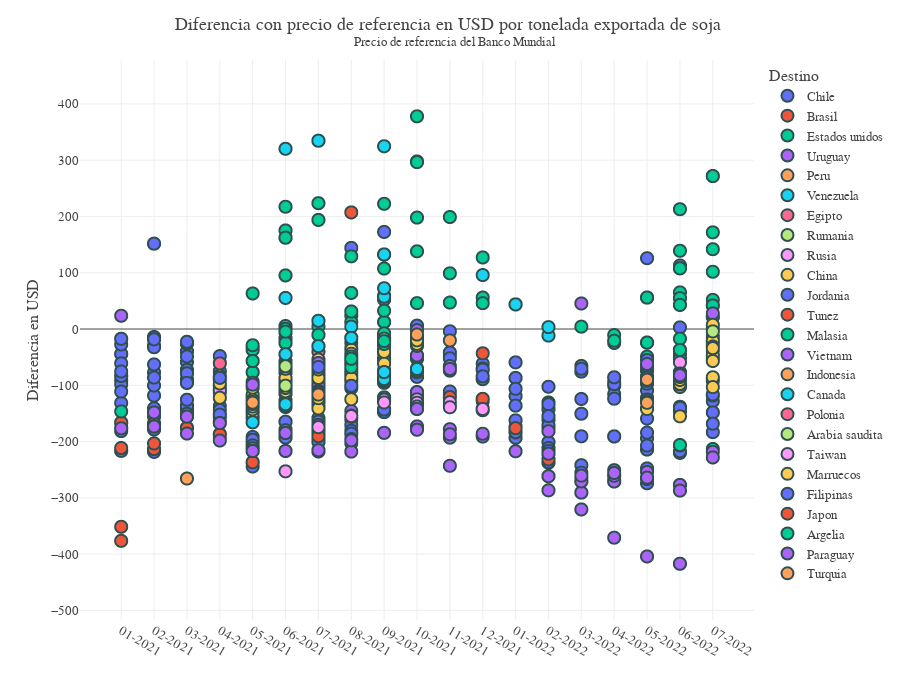

Notebook source saved alongside this figure:
### Code cell
plot_precio('diferencia_ref','pais_descri','soja')

### Figure 1 — Plotly figure (JSON) as saved in the notebook; plotly's stock layout.template omitted (floating-point values rounded to 4 significant figures; data arrays with more than 128 entries replaced by an {"elided": "..."} marker saying what was removed)
{"data": [{"customdata": {"elided": "399x6 mixed values"}, "hovertemplate": "Destino=%{customdata[0]}<br>Fecha=%{x}<br>Spread=%{y}<br>Kg=%{customdata[1]}<br>Precio=%{customdata[2]}<br>Fob=%{customdata[3]}<br>Precio de referencia=%{customdata[4]}<br>Exportador=%{customdata[5]}<extra></extra>", "legendgroup": "Chile", "marker": {"color": "#636efa", "line": {"color": "DarkSlateGrey", "width": 2}, "size": 12, "symbol": "circle"}, "mode": "markers", "name": "Chile", "showlegend": true, "type": "scattergl", "x": {"elided": "399 str values"}, "xaxis": "x", "y": {"elided": "399 float values"}, "yaxis": "y"}, {"customdata": {"elided": "61x6 mixed values"}, "hovertemplate": "Destino=%{customdata[0]}<br>Fecha=%{x}<br>Spread=%{y}<br>Kg=%{customdata[1]}<br>Precio=%{customdata[2]}<br>Fob=%{customdata[3]}<br>Precio de referencia=%{customdata[4]}<br>Exportador=%{customdata[5]}<extra></extra>", "legendgroup": "Brasil", "marker": {"color": "#EF553B", "line": {"color": "DarkSlateGrey", "width": 2}, "size": 12, "symbol": "circle"}, "mode": "markers", "name": "Brasil", "showlegend": true, "type": "scattergl", "x": ["01-2021", "01-2021", "01-2021", "01-2021", "01-2021", "01-2021", "01-2021", "01-2021", "02-2021", "02-2021", "02-2021", "02-2021", "02-2021", "02-2021", "02-2021", "02-2021", "02-2021", "02-2021", "02-2021", "02-2021", "03-2021", "03-2021", "03-2021", "03-2021", "03-2021", "03-2021", "03-2021", "03-2021", "03-2021", "03-2021", "04-2021", "04-2021", "04-2021", "04-2021", "04-2021", "04-2021", "04-2021", "05-2021", "05-2021", "05-2021", "05-2021", "07-2021", "07-2021", "11-2021", "11-2021", "11-2021", "11-2021", "12-2021", "12-2021", "12-2021", "01-2022", "01-2022", "01-2022", "02-2022", "02-2022", "03-2022", "03-2022", "03-2022", "04-2022", "04-2022", "04-2022"], "xaxis": "x", "y": [-351.4, -376.4, -166.4, -166.4, -166.4, -211.4, -166.4, -166.4, -213.3, -213.3, -168.3, -168.3, -168.3, -168.3, -168.3, -168.3, -203.3, -168.3, -168.3, -168.3, -175.7, -175.7, -175.7, -175.7, -175.7, -175.7, -175.7, -175.7, -175.7, -175.7, -187.1, -187.1, -187.1, -187.1, -187.1, -187.1, -187.1, -236.8, -236.8, -236.8, -236.8, -190.4, -190.4, -121, -121, -121, -121, -43.1, -124.1, -124.1, -176.2, -176.2, -176.2, -231.6, -231.6, -290.6, -270.6, -270.6, -270.8, -270.8, -270.8], "yaxis": "y"}, {"customdata": {"elided": "169x6 mixed values"}, "hovertemplate": "Destino=%{customdata[0]}<br>Fecha=%{x}<br>Spread=%{y}<br>Kg=%{customdata[1]}<br>Precio=%{customdata[2]}<br>Fob=%{customdata[3]}<br>Precio de referencia=%{customdata[4]}<br>Exportador=%{customdata[5]}<extra></extra>", "legendgroup": "Estados unidos", "marker": {"color": "#00cc96", "line": {"color": "DarkSlateGrey", "width": 2}, "size": 12, "symbol": "circle"}, "mode": "markers", "name": "Estados unidos", "showlegend": true, "type": "scattergl", "x": {"elided": "169 str values"}, "xaxis": "x", "y": {"elided": "169 float values"}, "yaxis": "y"}, {"customdata": {"elided": "132x6 mixed values"}, "hovertemplate": "Destino=%{customdata[0]}<br>Fecha=%{x}<br>Spread=%{y}<br>Kg=%{customdata[1]}<br>Precio=%{customdata[2]}<br>Fob=%{customdata[3]}<br>Precio de referencia=%{customdata[4]}<br>Exportador=%{customdata[5]}<extra></extra>", "legendgroup": "Uruguay", "marker": {"color": "#ab63fa", "line": {"color": "DarkSlateGrey", "width": 2}, "size": 12, "symbol": "circle"}, "mode": "markers", "name": "Uruguay", "showlegend": true, "type": "scattergl", "x": {"elided": "132 str values"}, "xaxis": "x", "y": {"elided": "132 float values"}, "yaxis": "y"}, {"customdata": [["Peru", 112000, 320, 35840, 585.7, "e & m s.r.l."], ["Peru", 14310770, 496.9, 7111169, 585.8, "aceitera general deheza s.a."], ["Peru", 13739280, 522.3, 7176000.0, 557.6, "aceitera general deheza s.a."], ["Peru", 6800000, 539.5, 3668760, 552, "bunge argentina s a"], ["Peru", 7000000, 541, 3787000, 552, "chs de argentina s.a."]], "hovertemplate": "Destino=%{customdata[0]}<br>Fecha=%{x}<br>Spread=%{y}<br>Kg=%{customdata[1]}<br>Precio=%{customdata[2]}<br>Fob=%{customdata[3]}<br>Precio de referencia=%{customdata[4]}<br>Exportador=%{customdata[5]}<extra></extra>", "legendgroup": "Peru", "marker": {"color": "#FFA15A", "line": {"color": "DarkSlateGrey", "width": 2}, "size": 12, "symbol": "circle"}, "mode": "markers", "name": "Peru", "showlegend": true, "type": "scattergl", "x": ["03-2021", "08-2021", "09-2021", "10-2021", "10-2021"], "xaxis": "x", "y": [-265.7, -88.9, -35.3, -12.4, -11], "yaxis": "y"}, {"customdata": [["Venezuela", 10996265, 508, 5586000.0, 597.1, "cargill sociedad anonima comercial e industrial"]], "hovertemplate": "Destino=%{customdata[0]}<br>Fecha=%{x}<br>Spread=%{y}<br>Kg=%{customdata[1]}<br>Precio=%{customdata[2]}<br>Fob=%{customdata[3]}<br>Precio de referencia=%{customdata[4]}<br>Exportador=%{customdata[5]}<extra></extra>", "legendgroup": "Venezuela", "marker": {"color": "#19d3f3", "line": {"color": "DarkSlateGrey", "width": 2}, "size": 12, "symbol": "circle"}, "mode": "markers", "name": "Venezuela", "showlegend": true, "type": "scattergl", "x": ["04-2021"], "xaxis": "x", "y": [-89.1], "yaxis": "y"}, {"customdata": {"elided": "28x6 mixed values"}, "hovertemplate": "Destino=%{customdata[0]}<br>Fecha=%{x}<br>Spread=%{y}<br>Kg=%{customdata[1]}<br>Precio=%{customdata[2]}<br>Fob=%{customdata[3]}<br>Precio de referencia=%{customdata[4]}<br>Exportador=%{customdata[5]}<extra></extra>", "legendgroup": "Egipto", "marker": {"color": "#FF6692", "line": {"color": "DarkSlateGrey", "width": 2}, "size": 12, "symbol": "circle"}, "mode": "markers", "name": "Egipto", "showlegend": true, "type": "scattergl", "x": ["04-2021", "04-2021", "04-2021", "04-2021", "04-2021", "04-2021", "04-2021", "04-2021", "05-2021", "05-2021", "05-2021", "05-2021", "05-2021", "05-2021", "05-2021", "05-2021", "06-2021", "06-2021", "06-2021", "06-2021", "06-2021", "06-2021", "06-2021", "07-2021", "07-2021", "07-2021", "08-2021", "08-2021"], "xaxis": "x", "y": [-88.2, -90.1, -61.1, -88.1, -110.1, -84.4, -99.2, -90.8, -130.8, -132.8, -118.6, -133.8, -132, -129.3, -131.2, -126.4, -99.1, -77.4, -95.6, -100.2, -108.1, -61.2, -135.7, -127.9, -40.3, -110, -48.5, -52.4], "yaxis": "y"}, {"customdata": [["Rumania", 10153000, 514, 5218642, 597.1, "amaggi argentina s.a."]], "hovertemplate": "Destino=%{customdata[0]}<br>Fecha=%{x}<br>Spread=%{y}<br>Kg=%{customdata[1]}<br>Precio=%{customdata[2]}<br>Fob=%{customdata[3]}<br>Precio de referencia=%{customdata[4]}<br>Exportador=%{customdata[5]}<extra></extra>", "legendgroup": "Rumania", "marker": {"color": "#B6E880", "line": {"color": "DarkSlateGrey", "width": 2}, "size": 12, "symbol": "circle"}, "mode": "markers", "name": "Rumania", "showlegend": true, "type": "scattergl", "x": ["04-2021"], "xaxis": "x", "y": [-83.1], "yaxis": "y"}, {"customdata": [["Rusia", 24705000, 488, 12056040, 597.1, "mirgor sa c i f i a"], ["Rusia", 26982010, 478.9, 12920000.0, 614.7, "mirgor sa c i f i a"], ["Rusia", 23580000, 490.1, 11557592, 600.4, "mirgor sa c i f i a"], ["Rusia", 25297000, 522.4, 13214895, 585.8, "mirgor sa c i f i a"], ["Rusia", 15800000, 540.7, 8543145, 557.6, "mirgor sa c i f i a"], ["Rusia", 14556300, 513.5, 7475000.0, 557.6, "mirgor sa c i f i a"], ["Rusia", 28370000, 634, 17986580, 737.1, "mirgor sa c i f i a"]], "hovertemplate": "Destino=%{customdata[0]}<br>Fecha=%{x}<br>Spread=%{y}<br>Kg=%{customdata[1]}<br>Precio=%{customdata[2]}<br>Fob=%{customdata[3]}<br>Precio de referencia=%{customdata[4]}<br>Exportador=%{customdata[5]}<extra></extra>", "legendgroup": "Rusia", "marker": {"color": "#FF97FF", "line": {"color": "DarkSlateGrey", "width": 2}, "size": 12, "symbol": "circle"}, "mode": "markers", "name": "Rusia", "showlegend": true, "type": "scattergl", "x": ["04-2021", "06-2021", "07-2021", "08-2021", "09-2021", "09-2021", "06-2022"], "xaxis": "x", "y": [-109.1, -135.8, -110.3, -63.4, -16.8, -44, -103.1], "yaxis": "y"}, {"customdata": {"elided": "150x6 mixed values"}, "hovertemplate": "Destino=%{customdata[0]}<br>Fecha=%{x}<br>Spread=%{y}<br>Kg=%{customdata[1]}<br>Precio=%{customdata[2]}<br>Fob=%{customdata[3]}<br>Precio de referencia=%{customdata[4]}<br>Exportador=%{customdata[5]}<extra></extra>", "legendgroup": "China", "marker": {"color": "#FECB52", "line": {"color": "DarkSlateGrey", "width": 2}, "size": 12, "symbol": "circle"}, "mode": "markers", "name": "China", "showlegend": true, "type": "scattergl", "x": {"elided": "150 str values"}, "xaxis": "x", "y": {"elided": "150 float values"}, "yaxis": "y"}, {"customdata": [["Jordania", 11000000, 510.4, 5614100, 597.1, "bunge argentina s a"]], "hovertemplate": "Destino=%{customdata[0]}<br>Fecha=%{x}<br>Spread=%{y}<br>Kg=%{customdata[1]}<br>Precio=%{customdata[2]}<br>Fob=%{customdata[3]}<br>Precio de referencia=%{customdata[4]}<br>Exportador=%{customdata[5]}<extra></extra>", "legendgroup": "Jordania", "marker": {"color": "#636efa", "line": {"color": "DarkSlateGrey", "width": 2}, "size": 12, "symbol": "circle"}, "mode": "markers", "name": "Jordania", "showlegend": true, "type": "scattergl", "x": ["04-2021"], "xaxis": "x", "y": [-86.8], "yaxis": "y"}, {"customdata": [["Tunez", 5500000, 517, 2843500, 646.8, "bunge argentina s a"]], "hovertemplate": "Destino=%{customdata[0]}<br>Fecha=%{x}<br>Spread=%{y}<br>Kg=%{customdata[1]}<br>Precio=%{customdata[2]}<br>Fob=%{customdata[3]}<br>Precio de referencia=%{customdata[4]}<br>Exportador=%{customdata[5]}<extra></extra>", "legendgroup": "Tunez", "marker": {"color": "#EF553B", "line": {"color": "DarkSlateGrey", "width": 2}, "size": 12, "symbol": "circle"}, "mode": "markers", "name": "Tunez", "showlegend": true, "type": "scattergl", "x": ["05-2021"], "xaxis": "x", "y": [-129.8], "yaxis": "y"}, {"customdata": [["Malasia", 9570000, 517, 4948000.0, 646.8, "viterra argentina s.a."], ["Malasia", 21846000, 515.8, 11267704, 646.8, "ldc argentina s.a."], ["Malasia", 19828000, 485, 9616580, 600.4, "amaggi argentina s.a."], ["Malasia", 20941000, 537, 11245317, 585.8, "amaggi argentina s.a."], ["Malasia", 20316000, 531, 10787796, 557.6, "ldc argentina s.a."], ["Malasia", 22000000, 550, 12098974, 557.6, "amaggi argentina s.a."]], "hovertemplate": "Destino=%{customdata[0]}<br>Fecha=%{x}<br>Spread=%{y}<br>Kg=%{customdata[1]}<br>Precio=%{customdata[2]}<br>Fob=%{customdata[3]}<br>Precio de referencia=%{customdata[4]}<br>Exportador=%{customdata[5]}<extra></extra>", "legendgroup": "Malasia", "marker": {"color": "#00cc96", "line": {"color": "DarkSlateGrey", "width": 2}, "size": 12, "symbol": "circle"}, "mode": "markers", "name": "Malasia", "showlegend": true, "type": "scattergl", "x": ["05-2021", "05-2021", "07-2021", "08-2021", "09-2021", "09-2021"], "xaxis": "x", "y": [-129.8, -131, -115.4, -48.8, -26.5, -7.6], "yaxis": "y"}, {"customdata": [["Vietnam", 10317000, 547.9, 5652597, 646.8, "bunge argentina s a"], ["Vietnam", 300000, 540, 162000, 600.4, "s & f global serv sociedad responsabilidad limitada"], ["Vietnam", 26500, 766, 20300.0, 720.6, "bullmark srl"]], "hovertemplate": "Destino=%{customdata[0]}<br>Fecha=%{x}<br>Spread=%{y}<br>Kg=%{customdata[1]}<br>Precio=%{customdata[2]}<br>Fob=%{customdata[3]}<br>Precio de referencia=%{customdata[4]}<br>Exportador=%{customdata[5]}<extra></extra>", "legendgroup": "Vietnam", "marker": {"color": "#ab63fa", "line": {"color": "DarkSlateGrey", "width": 2}, "size": 12, "symbol": "circle"}, "mode": "markers", "name": "Vietnam", "showlegend": true, "type": "scattergl", "x": ["05-2021", "07-2021", "03-2022"], "xaxis": "x", "y": [-98.9, -60.4, 45.4], "yaxis": "y"}, {"customdata": [["Indonesia", 25000000, 516, 12900000, 646.8, "amaggi argentina s.a."], ["Indonesia", 22000000, 483.9, 10646320, 600.4, "adm agro s r l"], ["Indonesia", 10500000, 540, 5670000, 557.6, "bunge argentina s a"], ["Indonesia", 10500000, 542.3, 5694000, 552, "bunge argentina s a"], ["Indonesia", 21951000, 530.9, 11652750, 551, "amaggi argentina s.a."], ["Indonesia", 19363000, 593, 11482259, 724.1, "amaggi argentina s.a."]], "hovertemplate": "Destino=%{customdata[0]}<br>Fecha=%{x}<br>Spread=%{y}<br>Kg=%{customdata[1]}<br>Precio=%{customdata[2]}<br>Fob=%{customdata[3]}<br>Precio de referencia=%{customdata[4]}<br>Exportador=%{customdata[5]}<extra></extra>", "legendgroup": "Indonesia", "marker": {"color": "#FFA15A", "line": {"color": "DarkSlateGrey", "width": 2}, "size": 12, "symbol": "circle"}, "mode": "markers", "name": "Indonesia", "showlegend": true, "type": "scattergl", "x": ["05-2021", "07-2021", "09-2021", "10-2021", "11-2021", "05-2022"], "xaxis": "x", "y": [-130.8, -116.5, -17.5, -9.7, -20.2, -131.1], "yaxis": "y"}, {"customdata": {"elided": "36x6 mixed values"}, "hovertemplate": "Destino=%{customdata[0]}<br>Fecha=%{x}<br>Spread=%{y}<br>Kg=%{customdata[1]}<br>Precio=%{customdata[2]}<br>Fob=%{customdata[3]}<br>Precio de referencia=%{customdata[4]}<br>Exportador=%{customdata[5]}<extra></extra>", "legendgroup": "Canada", "marker": {"color": "#19d3f3", "line": {"color": "DarkSlateGrey", "width": 2}, "size": 12, "symbol": "circle"}, "mode": "markers", "name": "Canada", "showlegend": true, "type": "scattergl", "x": ["05-2021", "05-2021", "06-2021", "06-2021", "06-2021", "06-2021", "06-2021", "06-2021", "07-2021", "07-2021", "07-2021", "07-2021", "08-2021", "08-2021", "08-2021", "08-2021", "08-2021", "08-2021", "08-2021", "09-2021", "09-2021", "09-2021", "09-2021", "09-2021", "09-2021", "09-2021", "09-2021", "09-2021", "09-2021", "10-2021", "12-2021", "01-2022", "01-2022", "01-2022", "02-2022", "02-2022"], "xaxis": "x", "y": [-165.8, -165.8, 55.3, -133.7, -133.7, -44.7, 320.3, -133.7, 334.6, -30.4, 14.6, 334.6, -15.8, 4.2, -15.8, -15.8, -15.8, -15.8, -15.8, 57.5, -76.5, 132.5, -88.9, 324.8, 57.5, 57.5, -76.5, 72.5, -76.5, -71, 95.9, 43.8, 43.8, 43.8, -11.6, 3.4], "yaxis": "y"}, {"customdata": [["Polonia", 9519670, 544, 5179000.0, 614.7, "viterra argentina s.a."]], "hovertemplate": "Destino=%{customdata[0]}<br>Fecha=%{x}<br>Spread=%{y}<br>Kg=%{customdata[1]}<br>Precio=%{customdata[2]}<br>Fob=%{customdata[3]}<br>Precio de referencia=%{customdata[4]}<br>Exportador=%{customdata[5]}<extra></extra>", "legendgroup": "Polonia", "marker": {"color": "#FF6692", "line": {"color": "DarkSlateGrey", "width": 2}, "size": 12, "symbol": "circle"}, "mode": "markers", "name": "Polonia", "showlegend": true, "type": "scattergl", "x": ["06-2021"], "xaxis": "x", "y": [-70.7], "yaxis": "y"}, {"customdata": [["Arabia saudita", 27400000, 514, 14083600, 614.7, "fondomonte south america sa"], ["Arabia saudita", 4346420, 548.6, 2384000.0, 614.7, "cargill sociedad anonima comercial e industrial"], ["Arabia saudita", 30250000, 540.4, 16347295, 557.6, "bunge argentina s a"], ["Arabia saudita", 23650000, 674, 15940100, 678.2, "fondomonte south america sa"]], "hovertemplate": "Destino=%{customdata[0]}<br>Fecha=%{x}<br>Spread=%{y}<br>Kg=%{customdata[1]}<br>Precio=%{customdata[2]}<br>Fob=%{customdata[3]}<br>Precio de referencia=%{customdata[4]}<br>Exportador=%{customdata[5]}<extra></extra>", "legendgroup": "Arabia saudita", "marker": {"color": "#B6E880", "line": {"color": "DarkSlateGrey", "width": 2}, "size": 12, "symbol": "circle"}, "mode": "markers", "name": "Arabia saudita", "showlegend": true, "type": "scattergl", "x": ["06-2021", "06-2021", "09-2021", "07-2022"], "xaxis": "x", "y": [-100.7, -66.1, -17.1, -4.2], "yaxis": "y"}, {"customdata": [["Taiwan", 130720, 361.8, 47290.0, 614.7, "cagnoni walter ernesto"], ["Taiwan", 250000, 426, 106500, 600.4, "s & f global serv sociedad responsabilidad limitada"], ["Taiwan", 250000, 426, 106500, 600.4, "s & f global serv sociedad responsabilidad limitada"], ["Taiwan", 250000, 432, 108000, 585.8, "cagnoni walter ernesto"], ["Taiwan", 125000, 431, 53875, 585.8, "s & f global serv sociedad responsabilidad limitada"], ["Taiwan", 250000, 432, 108000, 557.6, "cagnoni walter ernesto"], ["Taiwan", 498360, 427, 212800.0, 557.6, "cagnoni walter ernesto"], ["Taiwan", 250000, 427, 106750, 552, "cagnoni walter ernesto"], ["Taiwan", 125000, 421, 52625, 552, "cagnoni walter ernesto"], ["Taiwan", 375000, 414.3, 155375, 552, "cagnoni walter ernesto"], ["Taiwan", 250000, 421, 105250, 551, "cagnoni walter ernesto"], ["Taiwan", 250000, 412, 103000, 551, "cagnoni walter ernesto"], ["Taiwan", 503300, 412, 207400.0, 554.1, "cagnoni walter ernesto"], ["Taiwan", 19550000, 677.7, 13249231, 737.1, "amaggi argentina s.a."]], "hovertemplate": "Destino=%{customdata[0]}<br>Fecha=%{x}<br>Spread=%{y}<br>Kg=%{customdata[1]}<br>Precio=%{customdata[2]}<br>Fob=%{customdata[3]}<br>Precio de referencia=%{customdata[4]}<br>Exportador=%{customdata[5]}<extra></extra>", "legendgroup": "Taiwan", "marker": {"color": "#FF97FF", "line": {"color": "DarkSlateGrey", "width": 2}, "size": 12, "symbol": "circle"}, "mode": "markers", "name": "Taiwan", "showlegend": true, "type": "scattergl", "x": ["06-2021", "07-2021", "07-2021", "08-2021", "08-2021", "09-2021", "09-2021", "10-2021", "10-2021", "10-2021", "11-2021", "11-2021", "12-2021", "06-2022"], "xaxis": "x", "y": [-252.9, -174.4, -174.4, -153.8, -154.8, -125.5, -130.5, -125, -131, -137.6, -130, -139, -142.1, -59.3], "yaxis": "y"}, {"customdata": [["Marruecos", 9137000, 528.8, 4831000.0, 600.4, "molinos agro s.a."]], "hovertemplate": "Destino=%{customdata[0]}<br>Fecha=%{x}<br>Spread=%{y}<br>Kg=%{customdata[1]}<br>Precio=%{customdata[2]}<br>Fob=%{customdata[3]}<br>Precio de referencia=%{customdata[4]}<br>Exportador=%{customdata[5]}<extra></extra>", "legendgroup": "Marruecos", "marker": {"color": "#FECB52", "line": {"color": "DarkSlateGrey", "width": 2}, "size": 12, "symbol": "circle"}, "mode": "markers", "name": "Marruecos", "showlegend": true, "type": "scattergl", "x": ["07-2021"], "xaxis": "x", "y": [-71.7], "yaxis": "y"}, {"customdata": [["Filipinas", 9880000, 533, 5266040, 600.4, "ldc argentina s.a."], ["Filipinas", 10070000, 485, 4883950, 585.8, "ldc argentina s.a."], ["Filipinas", 10454000, 669, 6993726, 724.1, "bunge argentina s a"], ["Filipinas", 5000000, 657.7, 3288600, 724.1, "agrofina s a"], ["Filipinas", 5406000, 637.9, 3449000.0, 724.1, "viterra argentina s.a."]], "hovertemplate": "Destino=%{customdata[0]}<br>Fecha=%{x}<br>Spread=%{y}<br>Kg=%{customdata[1]}<br>Precio=%{customdata[2]}<br>Fob=%{customdata[3]}<br>Precio de referencia=%{customdata[4]}<br>Exportador=%{customdata[5]}<extra></extra>", "legendgroup": "Filipinas", "marker": {"color": "#636efa", "line": {"color": "DarkSlateGrey", "width": 2}, "size": 12, "symbol": "circle"}, "mode": "markers", "name": "Filipinas", "showlegend": true, "type": "scattergl", "x": ["07-2021", "08-2021", "05-2022", "05-2022", "05-2022"], "xaxis": "x", "y": [-67.4, -100.8, -55.1, -66.4, -86.2], "yaxis": "y"}, {"customdata": [["Japon", 51000, 793, 40443, 585.8, "luis a ducret y cia s a"]], "hovertemplate": "Destino=%{customdata[0]}<br>Fecha=%{x}<br>Spread=%{y}<br>Kg=%{customdata[1]}<br>Precio=%{customdata[2]}<br>Fob=%{customdata[3]}<br>Precio de referencia=%{customdata[4]}<br>Exportador=%{customdata[5]}<extra></extra>", "legendgroup": "Japon", "marker": {"color": "#EF553B", "line": {"color": "DarkSlateGrey", "width": 2}, "size": 12, "symbol": "circle"}, "mode": "markers", "name": "Japon", "showlegend": true, "type": "scattergl", "x": ["08-2021"], "xaxis": "x", "y": [207.2], "yaxis": "y"}, {"customdata": [["Argelia", 10000000, 517.9, 5178700, 585.8, "lartirigoyen y cia s a"], ["Argelia", 34000000, 532.9, 18117690, 585.8, "viterra argentina s.a."], ["Argelia", 46200000, 536, 24763200, 557.6, "adm agro s r l"]], "hovertemplate": "Destino=%{customdata[0]}<br>Fecha=%{x}<br>Spread=%{y}<br>Kg=%{customdata[1]}<br>Precio=%{customdata[2]}<br>Fob=%{customdata[3]}<br>Precio de referencia=%{customdata[4]}<br>Exportador=%{customdata[5]}<extra></extra>", "legendgroup": "Argelia", "marker": {"color": "#00cc96", "line": {"color": "DarkSlateGrey", "width": 2}, "size": 12, "symbol": "circle"}, "mode": "markers", "name": "Argelia", "showlegend": true, "type": "scattergl", "x": ["08-2021", "08-2021", "09-2021"], "xaxis": "x", "y": [-67.9, -52.9, -21.5], "yaxis": "y"}, {"customdata": {"elided": "29x6 mixed values"}, "hovertemplate": "Destino=%{customdata[0]}<br>Fecha=%{x}<br>Spread=%{y}<br>Kg=%{customdata[1]}<br>Precio=%{customdata[2]}<br>Fob=%{customdata[3]}<br>Precio de referencia=%{customdata[4]}<br>Exportador=%{customdata[5]}<extra></extra>", "legendgroup": "Paraguay", "marker": {"color": "#ab63fa", "line": {"color": "DarkSlateGrey", "width": 2}, "size": 12, "symbol": "circle"}, "mode": "markers", "name": "Paraguay", "showlegend": true, "type": "scattergl", "x": ["10-2021", "02-2022", "02-2022", "02-2022", "03-2022", "03-2022", "03-2022", "03-2022", "03-2022", "04-2022", "04-2022", "04-2022", "04-2022", "04-2022", "04-2022", "04-2022", "05-2022", "05-2022", "05-2022", "05-2022", "05-2022", "06-2022", "06-2022", "06-2022", "06-2022", "06-2022", "06-2022", "06-2022", "07-2022"], "xaxis": "x", "y": [-142, -261.6, -286.6, -261.6, -320.6, -290.6, -270.6, -270.6, -260.6, -260.8, -260.8, -270.8, -270.8, -260.8, -255.8, -370.8, -62.1, -264.1, -264.1, -264.1, -404.1, -417.1, -277.1, -79.1, -277.1, -82.1, -287.1, -417.1, -228.2], "yaxis": "y"}, {"customdata": [["Turquia", 29505000, 634, 18706170, 724.1, "mirgor sa c i f i a"]], "hovertemplate": "Destino=%{customdata[0]}<br>Fecha=%{x}<br>Spread=%{y}<br>Kg=%{customdata[1]}<br>Precio=%{customdata[2]}<br>Fob=%{customdata[3]}<br>Precio de referencia=%{customdata[4]}<br>Exportador=%{customdata[5]}<extra></extra>", "legendgroup": "Turquia", "marker": {"color": "#FFA15A", "line": {"color": "DarkSlateGrey", "width": 2}, "size": 12, "symbol": "circle"}, "mode": "markers", "name": "Turquia", "showlegend": true, "type": "scattergl", "x": ["05-2022"], "xaxis": "x", "y": [-90.1], "yaxis": "y"}], "layout": {"font": {"family": "Georgia", "size": 13}, "height": 700, "legend": {"title": {"text": "Destino"}, "tracegroupgap": 0}, "margin": {"t": 60}, "separators": ",.", "title": {"text": "Diferencia con precio de referencia en USD por tonelada exportada de soja <br> <sup> Precio de referencia del Banco Mundial"}, "width": 900, "xaxis": {"anchor": "y", "domain": [0, 1], "title": {"text": ""}}, "yaxis": {"anchor": "x", "domain": [0, 1], "range": [-517.1, 478.0], "title": {"text": "Diferencia en USD"}}}}
